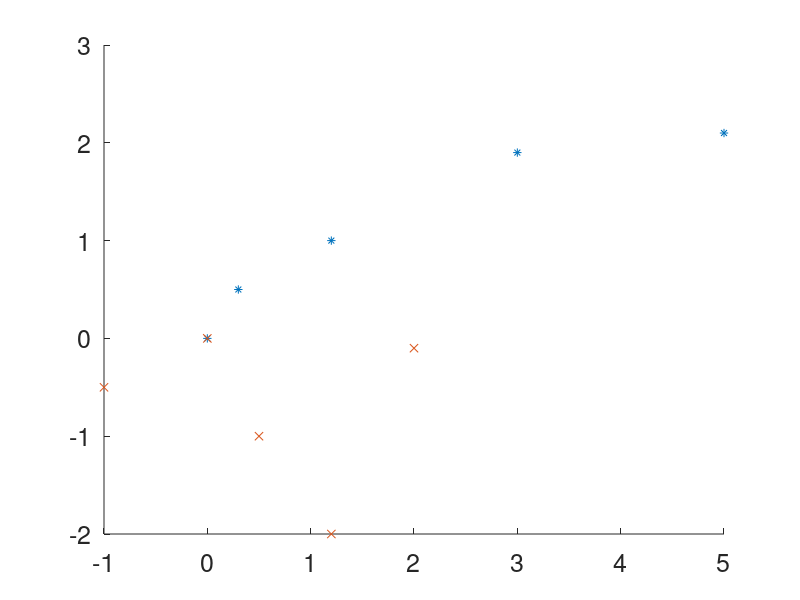

This figure's MATLAB source: (Note: this script raises an error after producing the figure.)

clc; close all; clear all;

set(0,'defaultAxesFontSize',18)
% traj1 = [0,0; 0.03,0.01; 0.05,0.18; 0.14,0.24; 0.2,0.3]';
% traj2 = [0,0; 0.09,0.01; 0.14,0.02; 0.07,0.05; 0.1, 0.1]';
traj1 = [0,0; 0.3,0.5; 1.2,1; 3,1.9; 5,2.1]';
traj2 = [0,0; -1,-0.5; 0.5,-1; 1.2, -2; 2, -0.1]';
figure; hold on;
scatter(traj1(1,:), traj1(2,:), '*');
scatter(traj2(1,:), traj2(2,:), 'x');

% phi = 0.3
phi = [0 0 0.3]; 
phi(3)
% C12 = [cos(phi) sin(phi); -sin(phi) cos(phi)];
R12 = Kinematics.eulerZXY2rotm(phi);
C12 = R12(1:2,1:2);

theta = -0.8; % rad
rho = 1;
p21 = rho*[cos(theta);sin(theta)]

len = length(traj1);

for i = 1:len
    traj2_w(:,i) = C12 *traj2(:,i) + p21;
end

figure; hold on;
scatter(traj1(1,:), traj1(2,:), '*');
scatter(traj2_w(1,:), traj2_w(2,:), 'x');
legend('robot0', 'robot1');

% inter-robot distance measurements
pd = zeros(2, len);
for i = 1:len
    pd(:,i) = traj2_w(:,i) - traj1(:,i);
end
d = vecnorm(pd);
sigma = 0.1;
d = d + random('norm',0,sigma,1,length(d));
[phi_m, p21_m] = fivepoint(traj1, traj2, d)



